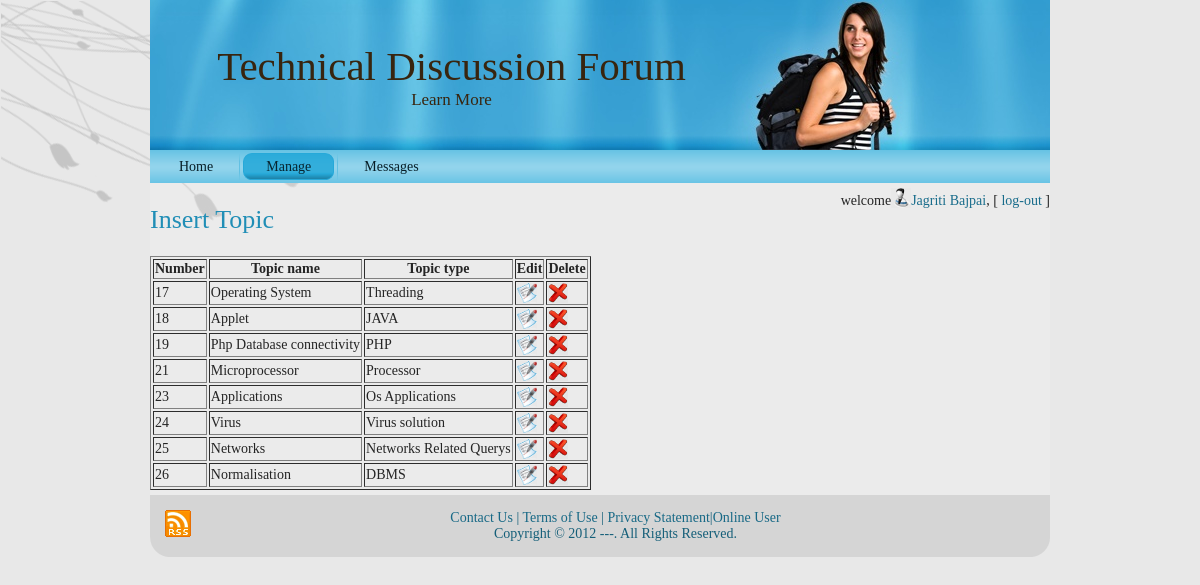
/admin/topic.php (signed in), run on the app's committed database.
### tables this page shows
CREATE TABLE `topic` (
  `topic_id` int(11) NOT NULL,
  `topic_name` varchar(50) NOT NULL,
  `topic_type` varchar(50) NOT NULL
);

### admin/utility.php (called while the page is built, shortened)
<?php
	function ExecuteQuery ($SQL)
	{
		$rows = mysql_query ($SQL);
		return $rows;
	}
?>

### admin/topic.php (the view, shortened to what this page needs)
<?php session_start();
 require("utility.php");
?>
<?php require("header.php");
require("checkUser.php");
?>
<h2><a href="tinsert.php">Insert Topic</a></h2>
<?php
	$sql="SELECT * from topic";
	$rows=ExecuteQuery($sql);
	echo "<table border='1'>";
	echo "<strong><tr><th>Number</th><th>Topic name</th><th>Topic type</th><th>Edit</th><th >Delete</th></tr></strong>";
	while($name_row=mysql_fetch_row($rows))
	{
		echo"<tr>";
		echo "<td>{$name_row[0]}</td><td >{$name_row[1]}</td><td>{$name_row[2]}</td><td ><a  href='tedit.php?id=".$name_row[0]."' ><img src='../res/images/edit.jpg'  class='imagedel' /></a></td><td><a href='tdelete.php?id=".$name_row[0]."'><img src='../res/images/delete.jpg'  class='imagedel'/></a></td>";
	}
	echo "</table>";
?>
<?php require("footer.php")?>

### res/style.css (style rules this page uses)
body { margin: 0 auto; padding: 0; background-color: #E8E8E8; }
a img { border: 0; }
body { font-family: Georgia, "Times New Roman", Times, Serif; font-size: 14px; color: #242424; }
a { font-family: Georgia, "Times New Roman", Times, Serif; text-decoration: none; color: #186C8B; }
a:link { font-family: Georgia, "Times New Roman", Times, Serif; text-decoration: none; color: #186C8B; }
h1, h2, h3, h4, h5, h6, h1 a, h2 a, h3 a, h4 a, h5 a, h6 a h1 a:hover, h2 a:hover, h3 a:hover, h4 a:hover, h5 a:hover, h6 a:hover h1 a:visited, h2 a:visited, h3 a:visited, h4 a:visited, h5 a:visited, h6 a:visited { font-weight: normal; font-style: normal; text-decoration: none; }
h2, h2 a, h2 a:link, h2 a:visited, h2 a:hover { font-family: Georgia, "Times New Roman", Times, Serif; font-size: 26px; color: #208EB6; }
.imagedel { height:20px; width:20px; vertical-align:text-top; vertical-align:text-bottom; }

### data on the page
topic: topic_id "17", topic_name "Operating System", topic_type "Threading"
topic: topic_id "18", topic_name "Applet", topic_type "JAVA"
topic: topic_id "19", topic_name "Php Database connectivity", topic_type "PHP"
topic: topic_id "21", topic_name "Microprocessor", topic_type "Processor"
topic: topic_id "23", topic_name "Applications", topic_type "Os Applications"
topic: topic_id "24", topic_name "Virus", topic_type "Virus solution"
topic: topic_id "25", topic_name "Networks", topic_type "Networks Related Querys"
topic: topic_id "26", topic_name "Normalisation", topic_type "DBMS"

### other printed values
$_SESSION["fn"] "Jagriti Bajpai"
